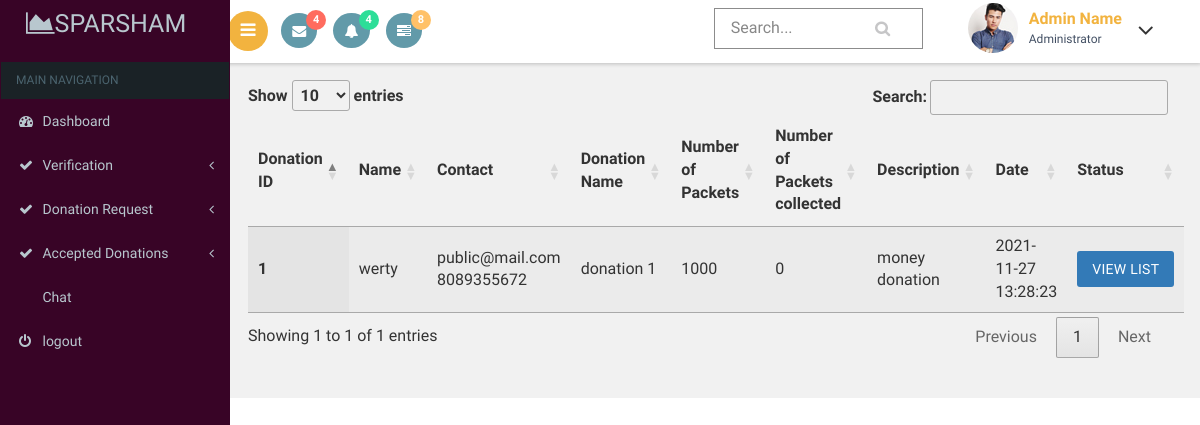
/secratary/moneydonationlist.php, run on an earlier commit of the app's database.
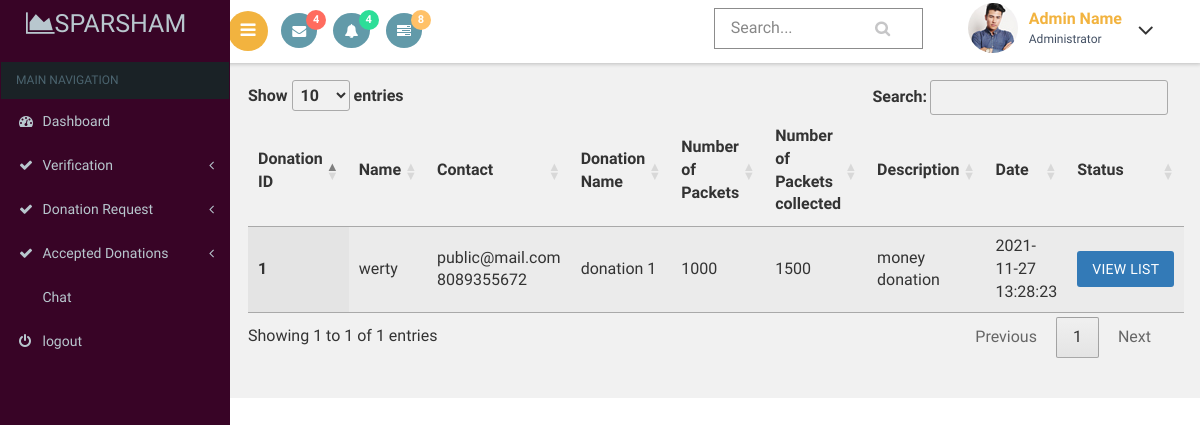
And on a later commit of the database.
### tables this page shows
CREATE TABLE `money_donation` (
  `money_donation_id` int(11) NOT NULL,
  `email` varchar(30) NOT NULL,
  `requested_amount` int(11) NOT NULL,
  `collected_amount` int(11) NOT NULL DEFAULT 0,
  `donation_name` varchar(20) NOT NULL,
  `description` varchar(50) NOT NULL,
  `money_donation_status` int(3) NOT NULL DEFAULT 0,
  `donation_date` timestamp NOT NULL DEFAULT current_timestamp()
);

CREATE TABLE `registration` (
  `name` varchar(80) NOT NULL,
  `email` varchar(80) NOT NULL,
  `phone` bigint(11) NOT NULL,
  `gender` varchar(10) NOT NULL,
  `date_of_birth` varchar(20) NOT NULL,
  `house` varchar(80) NOT NULL,
  `place` varchar(80) NOT NULL,
  `country` int(11) NOT NULL,
  `state` int(11) NOT NULL,
  `district` int(11) NOT NULL,
  `pincode` int(6) NOT NULL,
  `profile_pic` varchar(100) NOT NULL DEFAULT '../images/avathar.jpg'
);

### secratary/moneydonationlist.php (the view, shortened to what this page needs)
<?php
include("dbconn.php");
?>
<!DOCTYPE html>
<html>
<head>
    <link href="css/bootstrap.css" rel='stylesheet' type='text/css' />
<link href="css/style.css" rel='stylesheet' type='text/css' />
<link href="css/font-awesome.css" rel="stylesheet">
<link href='css/SidebarNav.min.css' media='all' rel='stylesheet' type='text/css'/>
<link href="css/custom.css" rel="stylesheet">
    <link rel="stylesheet" type="text/css" href="https://cdn.datatables.net/1.10.21/css/jquery.dataTables.css">
</head>
<body class="cbp-spmenu-push">
    <div class="main-content">
    <div class="cbp-spmenu cbp-spmenu-vertical cbp-spmenu-left" id="cbp-spmenu-s1">
        <aside class="sidebar-left">
      <nav class="navbar navbar-inverse">
          <div class="navbar-header">
            <h1><a class="navbar-brand" href="index.html"><span class="fa fa-area-chart"></span>Sparsham<span class="dashboard_text"></span></a></h1>
          </div>
          <?php
          include("menu.php");
          ?>
      </nav>
    </aside>
    </div>
        <?php
        include("header.php");
        ?>
        <div id="page-wrapper">
    <table id="table_id" class="display">
    <thead>
        <tr>
           <th>Donation ID</th>
           <th>Name</th>
           <th>Contact</th>
      <th>Donation Name</th>
      <th>Number of Packets</th>
      <th>Number of Packets collected</th>
      <th>Description</th>
      <th>Date</th>
      <th>Status</th>
        </tr>
    </thead>
    <tbody>
         <?php
            $sql="select * from money_donation a,registration b where a.email=b.email order by a.donation_date desc";
            $res=mysqli_query($conn,$sql);
            if(mysqli_num_rows($res)>0){
                while($r=mysqli_fetch_assoc($res)){
            ?>
           <tr>
      <th scope="row"><?php echo $r['money_donation_id']?></th>
      <td><?php echo $r['name']?></td>
      <td><?php echo $r['email']?><br>
        <?php echo $r['phone']?><br>
      </td>
      <td><?php echo $r['donation_name']?></td>
      <td><?php echo $r['requested_amount']?></td>
      <td><?php echo $r['collected_amount']?></td>
        <td><?php echo $r['description']?></td>
        <td><?php echo $r['donation_date']?></td>
        <td><a href="moneydonationlistview.php?id=<?php echo $r['money_donation_id']?>">
    <button class="btn btn-primary">View List</button></a>
</td>
    </tr>
            <?php
        }
    }
            ?>
    </tbody>
</table>
</div></div>
</body>
</html>

What changed in the data, as far as the page shows it:
changed money_donation "donation 1": collected_amount "0" → "1500"
